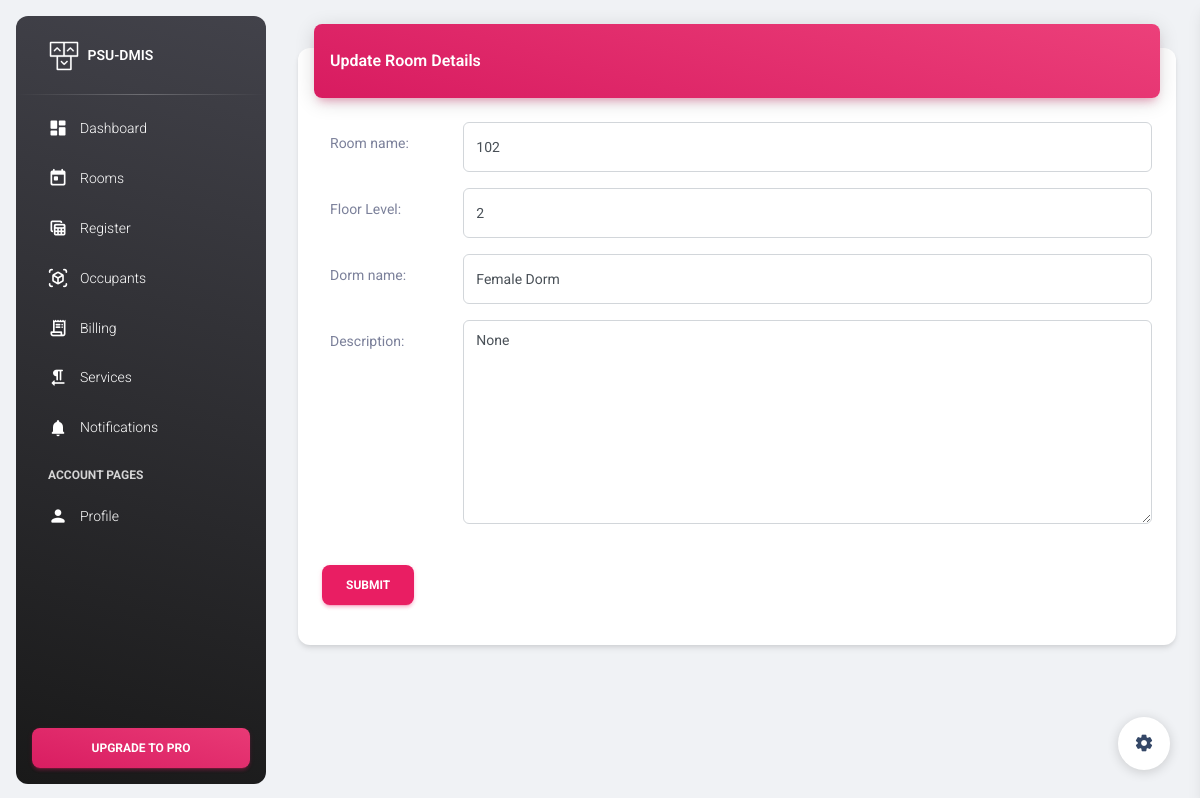
The app's page /room_list/4 with its own data.
### dormitory/models.py (models this page shows, shortened)
class BaseModel(models.Model):
    created_at = models.DateTimeField(
        auto_now_add=True, db_index=True)
    updated_at = models.DateTimeField(auto_now=True)
    class Meta:
        abstract = True

class Room(BaseModel):
    DORMNAME_CHOICES = (('Male Dorm','Male Dorm'), ('Female Dorm','Female Dorm'))
    room_name = models.CharField(max_length=25)
    floorlvl = models.CharField(max_length=25, verbose_name="Floor Level")
    dorm_name = models.CharField(max_length=25, choices=DORMNAME_CHOICES)
    description = models.TextField(blank=True, null=True)
    class Meta:
        verbose_name_plural = "Rooms"

### landingpage/views.py (the view)
# urls.py: path('room_list/<pk>', RoomUpdateView.as_view(), name="RoomUpdate"),
class RoomUpdateView(UpdateView):
    model = Room
    fields = "__all__"
    context_object_name = 'room'
    template_name = 'room_update.html'
    success_url = "/room_list"
    def get_context_data(self, **kwargs):
        context = super().get_context_data(**kwargs)
        return context

### landingpage/templates/room_update.html (shortened to what this page needs)
{% extends 'base.html' %}
{% load static %}
{% block content %}
<main class="main-content position-relative max-height-vh-100 h-100 border-radius-lg ">
    <div class="container-fluid py-4">
        <div class="row">
            <div class="col-12">
                <div class="card my-4">
                    <div class="card-header p-0 position-relative mt-n4 mx-3 z-index-2">
                        <div class="bg-gradient-primary shadow-primary border-radius-lg pt-4 pb-3">
                            <h6 class="text-white text-capitalize ps-3">Update Room Details</h6>
                        </div>
                    </div>
                    <div class="card-body">
                    <form class="" action="" method="post" novalidate>
                        {% include 'includes/form.html' %}
                        <div class="ln_solid">
                            <br />
                            <div class="form-group">
                                <div class="col-md-12 col-sm-3">
                                    <button type='submit' class="btn btn-primary">Submit</button>
                                </div>
                            </div>
                        </div>
                    </form>
                </div>
                </div>
            </div>
        </div>
    </div>
</main>
{% endblock %}

### landingpage/templates/includes/form.html (shortened to what this page needs)
{% load widget_tweaks %}
{% for field in form %}
<div class="input-group input-group-outline mb-3">
    <label class="col-form-label col-md-2 col-sm-2 label-align">{{ field.label_tag }}</label>
    {% render_field field class="form-control" %}
</div>
{% endfor %}

### records on screen
Room: room_name "102" "2" "Female Dorm" "None"

### other values on screen
{{ field.label_tag }} "Room name:" "Floor Level:" "Dorm name:" "Description:"
